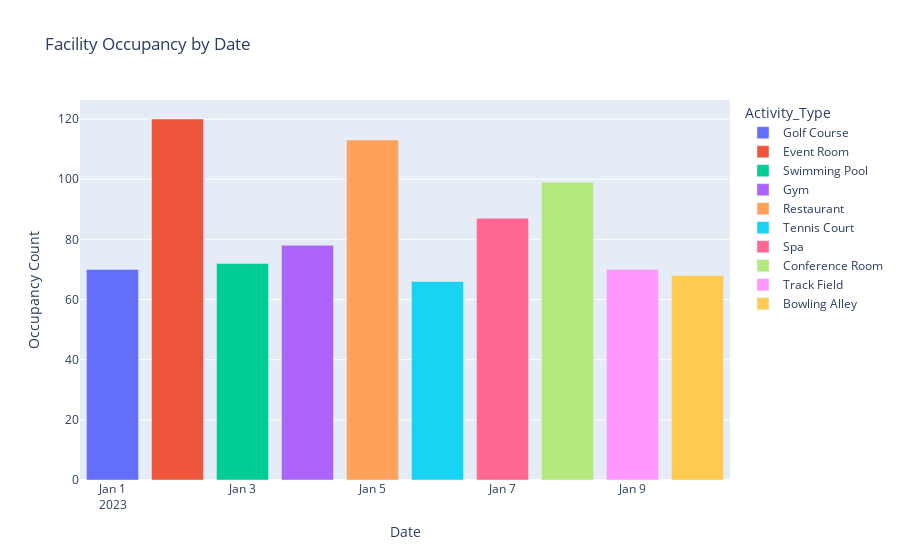

Notebook source saved alongside this figure:
### Code cell
fig = px.bar(occupancy_df, x='Date', y='Occupancy_Count', color='Activity_Type',
             title='Facility Occupancy by Date')
fig.update_layout(xaxis_title='Date', yaxis_title='Occupancy Count')
fig.show()

### Figure 1 — Plotly figure (JSON) as saved in the notebook; plotly's stock layout.template omitted (floating-point values rounded to 4 significant figures)
{"data": [{"alignmentgroup": "True", "hovertemplate": "Activity_Type=Golf Course<br>Date=%{x}<br>Occupancy_Count=%{y}<extra></extra>", "legendgroup": "Golf Course", "marker": {"color": "#636efa", "pattern": {"shape": ""}}, "name": "Golf Course", "offsetgroup": "Golf Course", "orientation": "v", "showlegend": true, "textposition": "auto", "type": "bar", "x": ["2023-01-01"], "xaxis": "x", "y": [70], "yaxis": "y"}, {"alignmentgroup": "True", "hovertemplate": "Activity_Type=Event Room<br>Date=%{x}<br>Occupancy_Count=%{y}<extra></extra>", "legendgroup": "Event Room", "marker": {"color": "#EF553B", "pattern": {"shape": ""}}, "name": "Event Room", "offsetgroup": "Event Room", "orientation": "v", "showlegend": true, "textposition": "auto", "type": "bar", "x": ["2023-01-02"], "xaxis": "x", "y": [120], "yaxis": "y"}, {"alignmentgroup": "True", "hovertemplate": "Activity_Type=Swimming Pool<br>Date=%{x}<br>Occupancy_Count=%{y}<extra></extra>", "legendgroup": "Swimming Pool", "marker": {"color": "#00cc96", "pattern": {"shape": ""}}, "name": "Swimming Pool", "offsetgroup": "Swimming Pool", "orientation": "v", "showlegend": true, "textposition": "auto", "type": "bar", "x": ["2023-01-03"], "xaxis": "x", "y": [72], "yaxis": "y"}, {"alignmentgroup": "True", "hovertemplate": "Activity_Type=Gym<br>Date=%{x}<br>Occupancy_Count=%{y}<extra></extra>", "legendgroup": "Gym", "marker": {"color": "#ab63fa", "pattern": {"shape": ""}}, "name": "Gym", "offsetgroup": "Gym", "orientation": "v", "showlegend": true, "textposition": "auto", "type": "bar", "x": ["2023-01-04"], "xaxis": "x", "y": [78], "yaxis": "y"}, {"alignmentgroup": "True", "hovertemplate": "Activity_Type=Restaurant<br>Date=%{x}<br>Occupancy_Count=%{y}<extra></extra>", "legendgroup": "Restaurant", "marker": {"color": "#FFA15A", "pattern": {"shape": ""}}, "name": "Restaurant", "offsetgroup": "Restaurant", "orientation": "v", "showlegend": true, "textposition": "auto", "type": "bar", "x": ["2023-01-05"], "xaxis": "x", "y": [113], "yaxis": "y"}, {"alignmentgroup": "True", "hovertemplate": "Activity_Type=Tennis Court<br>Date=%{x}<br>Occupancy_Count=%{y}<extra></extra>", "legendgroup": "Tennis Court", "marker": {"color": "#19d3f3", "pattern": {"shape": ""}}, "name": "Tennis Court", "offsetgroup": "Tennis Court", "orientation": "v", "showlegend": true, "textposition": "auto", "type": "bar", "x": ["2023-01-06"], "xaxis": "x", "y": [66], "yaxis": "y"}, {"alignmentgroup": "True", "hovertemplate": "Activity_Type=Spa<br>Date=%{x}<br>Occupancy_Count=%{y}<extra></extra>", "legendgroup": "Spa", "marker": {"color": "#FF6692", "pattern": {"shape": ""}}, "name": "Spa", "offsetgroup": "Spa", "orientation": "v", "showlegend": true, "textposition": "auto", "type": "bar", "x": ["2023-01-07"], "xaxis": "x", "y": [87], "yaxis": "y"}, {"alignmentgroup": "True", "hovertemplate": "Activity_Type=Conference Room<br>Date=%{x}<br>Occupancy_Count=%{y}<extra></extra>", "legendgroup": "Conference Room", "marker": {"color": "#B6E880", "pattern": {"shape": ""}}, "name": "Conference Room", "offsetgroup": "Conference Room", "orientation": "v", "showlegend": true, "textposition": "auto", "type": "bar", "x": ["2023-01-08"], "xaxis": "x", "y": [99], "yaxis": "y"}, {"alignmentgroup": "True", "hovertemplate": "Activity_Type=Track Field<br>Date=%{x}<br>Occupancy_Count=%{y}<extra></extra>", "legendgroup": "Track Field", "marker": {"color": "#FF97FF", "pattern": {"shape": ""}}, "name": "Track Field", "offsetgroup": "Track Field", "orientation": "v", "showlegend": true, "textposition": "auto", "type": "bar", "x": ["2023-01-09"], "xaxis": "x", "y": [70], "yaxis": "y"}, {"alignmentgroup": "True", "hovertemplate": "Activity_Type=Bowling Alley<br>Date=%{x}<br>Occupancy_Count=%{y}<extra></extra>", "legendgroup": "Bowling Alley", "marker": {"color": "#FECB52", "pattern": {"shape": ""}}, "name": "Bowling Alley", "offsetgroup": "Bowling Alley", "orientation": "v", "showlegend": true, "textposition": "auto", "type": "bar", "x": ["2023-01-10"], "xaxis": "x", "y": [68], "yaxis": "y"}], "layout": {"barmode": "relative", "legend": {"title": {"text": "Activity_Type"}, "tracegroupgap": 0}, "title": {"text": "Facility Occupancy by Date"}, "xaxis": {"anchor": "y", "domain": [0, 1], "title": {"text": "Date"}}, "yaxis": {"anchor": "x", "domain": [0, 1], "title": {"text": "Occupancy Count"}}}}
